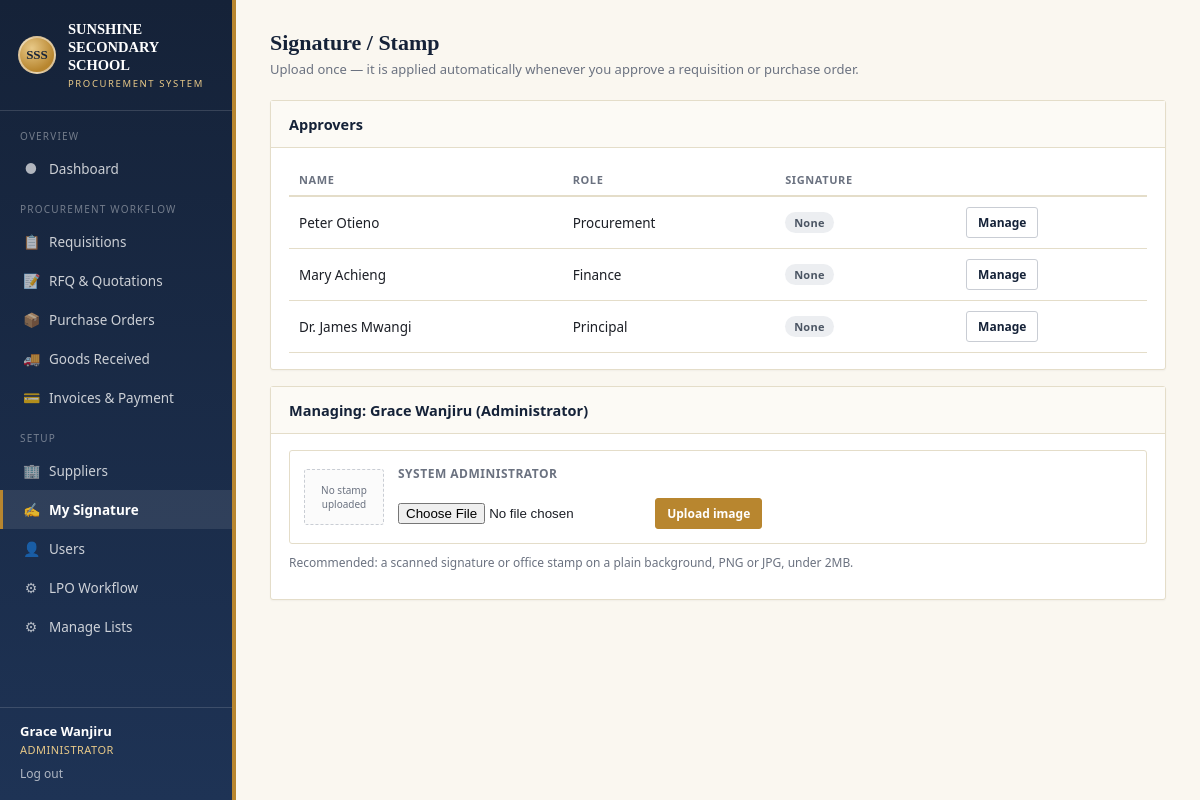
The page /signatories.php (signed in) on the database its author committed.
### tables this page shows
CREATE TABLE IF NOT EXISTS users (
    id              INT UNSIGNED AUTO_INCREMENT PRIMARY KEY,
    name            VARCHAR(150) NOT NULL,
    username        VARCHAR(80)  NOT NULL UNIQUE,
    email           VARCHAR(120) DEFAULT NULL,
    password_hash   VARCHAR(255) NOT NULL,
    role            ENUM('requester','procurement','finance','principal','admin') NOT NULL,
    department      VARCHAR(120) DEFAULT NULL,
    title           VARCHAR(120) DEFAULT NULL,        
    signature_path  VARCHAR(255) DEFAULT NULL,         
    is_active       TINYINT(1) NOT NULL DEFAULT 1,
    created_at      DATETIME NOT NULL DEFAULT CURRENT_TIMESTAMP
);

### includes/functions.php (called while the page is built, shortened)
<?php
function e($str): string
{
    return htmlspecialchars((string)$str, ENT_QUOTES, 'UTF-8');
}
function role_label(string $role): string
{
    return ROLE_LABELS[$role] ?? ucfirst($role);
}

### includes/db.php (called while the page is built, shortened)
<?php
function db(): PDO
{
    static $pdo = null;
    if ($pdo === null) {
        $dsn = 'mysql:host=' . DB_HOST . ';dbname=' . DB_NAME . ';charset=' . DB_CHARSET;
        $pdo = new PDO($dsn, DB_USER, DB_PASS, [
            PDO::ATTR_ERRMODE            => PDO::ERRMODE_EXCEPTION,
            PDO::ATTR_DEFAULT_FETCH_MODE => PDO::FETCH_ASSOC,
            PDO::ATTR_EMULATE_PREPARES   => false,
        ]);
    }
    return $pdo;
}

### includes/auth.php (called while the page is built, shortened)
<?php
require_once __DIR__ . '/db.php';
function current_user(): ?array
{
    static $user = null;
    if ($user === null) {
        $stmt = db()->prepare('SELECT * FROM users WHERE id = ?');
        $stmt->execute([$_SESSION['user_id']]);
        $user = $stmt->fetch() ?: null;
    }
    return $user;
}

### signatories.php (the view, shortened to what this page needs)
<?php
require_once __DIR__ . '/includes/auth.php';
require_once __DIR__ . '/includes/functions.php';
$pdo = db();
$me = current_user();
$targetId = (int)($_GET['user_id'] ?? $me['id']);
$approvers = [];
if ($_SESSION['user_role'] === 'admin') {
    $approvers = $pdo->query("SELECT * FROM users WHERE role IN ('procurement','finance','principal') ORDER BY role")->fetchAll();
}
$target = $pdo->prepare('SELECT * FROM users WHERE id = ?');
$target->execute([$targetId]);
$target = $target->fetch();
$activeNav = 'signatories';
require __DIR__ . '/includes/header.php';
?>
<h1 class="page-title">Signature / Stamp</h1>
<p class="page-sub">Upload once — it is applied automatically whenever you approve a requisition or purchase order.</p>
<?php if ($approvers): ?>
<div class="card">
  <div class="card-header"><span class="htitle">Approvers</span></div>
  <div class="card-body">
    <table class="list">
      <thead><tr><th>Name</th><th>Role</th><th>Signature</th><th></th></tr></thead>
      <tbody>
      <?php foreach ($approvers as $a): ?>
        <tr>
          <td><?= e($a['name']) ?></td>
          <td><?= e(role_label($a['role'])) ?></td>
          <td><?= $a['signature_path'] ? '<span class="badge green">Uploaded</span>' : '<span class="badge gray">None</span>' ?></td>
          <td><a class="btn secondary sm" href="?user_id=<?= (int)$a['id'] ?>">Manage</a></td>
        </tr>
      <?php endforeach; ?>
      </tbody>
    </table>
  </div>
</div>
<?php endif; ?>
<div class="card">
  <div class="card-header"><span class="htitle">Managing: <?= e($target['name']) ?> (<?= e(role_label($target['role'])) ?>)</span></div>
  <div class="card-body">
    <div class="signatory-card">
      <div class="sig-preview">
        <?php if ($target['signature_path']): ?>
          <img src="<?= e($target['signature_path']) ?>" alt="signature">
        <?php else: ?>
          <div class="none">No stamp<br>uploaded</div>
        <?php endif; ?>
      </div>
      <div style="flex:1;min-width:200px;">
        <div style="font-size:12px;text-transform:uppercase;letter-spacing:.5px;color:var(--muted);font-weight:700;"><?= e($target['title'] ?: role_label($target['role'])) ?></div>
        <form method="post" enctype="multipart/form-data" style="margin-top:8px;">
          <input type="file" name="signature" accept="image/png,image/jpeg,image/gif" required>
          <button type="submit" class="btn gold sm" style="margin-top:8px;"><?= $target['signature_path'] ? 'Replace image' : 'Upload image' ?></button>
        </form>
      </div>
    </div>
    <p style="font-size:12px;color:var(--muted);margin-top:10px;">Recommended: a scanned signature or office stamp on a plain background, PNG or JPG, under 2MB.</p>
  </div>
</div>
<?php require __DIR__ . '/includes/footer.php'; ?>

### includes/header.php (shortened to what this page needs)
<?php
require_once __DIR__ . '/functions.php';
$me = current_user();
$role = $_SESSION['user_role'] ?? '';
$activeNav = $activeNav ?? '';
$navGroups = [
    'Overview' => [
        'dashboard' => ['Dashboard', '&#9679;', '/index.php', []],
    ],
    'Procurement Workflow' => [
        'requisitions' => ['Requisitions', '&#128203;', '/requisitions.php', []],
        'rfqs'         => ['RFQ & Quotations', '&#128221;', '/rfqs.php', ['procurement','admin']],
        'lpos'         => ['Purchase Orders', '&#128230;', '/lpos.php', []],
        'grns'         => ['Goods Received', '&#128666;', '/grns.php', ['procurement','admin']],
        'invoices'     => ['Invoices & Payment', '&#128179;', '/invoices.php', ['procurement','finance','admin']],
    ],
    'Setup' => [
        'suppliers'      => ['Suppliers', '&#127970;', '/suppliers.php', ['procurement','admin']],
        'signatories'    => ['My Signature', '&#9997;', '/signatories.php', []],
        'users'          => ['Users', '&#128100;', '/users.php', ['admin']],
        'workflow_config' => ['LPO Workflow', '&#9881;', '/workflow_config.php', ['admin']],
        'admin_manage'   => ['Manage Lists', '&#9881;', '/admin_manage.php', ['admin','procurement']],
    ],
];
?>
<!DOCTYPE html>
<html lang="en">
<head>
<link rel="stylesheet" href="<?= BASE_PATH ?>/assets/css/style.css">
</head>
<body>
<div class="app-shell">
  <aside class="sidebar">
    <div class="sidebar-brand">
      <div class="crest">SSS</div>
      <div>
        <div class="title">SUNSHINE SECONDARY<br>SCHOOL</div>
        <div class="subtitle">Procurement System</div>
      </div>
    </div>
    <nav class="sidebar-nav">
      <?php foreach ($navGroups as $groupLabel => $navItems): ?>
        <?php
          $visibleNavItems = array_filter($navItems, function ($navItem) use ($role) {
              return empty($navItem[3]) || in_array($role, $navItem[3], true);
          });
        ?>
        <div class="group-label"><?= e($groupLabel) ?></div>
        <?php foreach ($visibleNavItems as $navKey => [$navLabel, $navIcon, $navHref, $navRoles]): ?>
          <a href="<?= BASE_PATH . $navHref ?>" class="<?= $activeNav === $navKey ? 'active' : '' ?>">
            <span class="ic"><?= $navIcon ?></span><?= e($navLabel) ?>
          </a>
        <?php endforeach; ?>
      <?php endforeach; ?>
    </nav>
    <div class="sidebar-user">
      <div class="who"><?= e($me['name'] ?? '') ?></div>
      <div class="role"><?= e(role_label($role)) ?></div>
      <a href="<?= BASE_PATH ?>/logout.php">Log out</a>
    </div>
  </aside>
  <div class="content">
    <main>

### rows shown on the page
users: name "Grace Wanjiru", role "Administrator", title "SYSTEM ADMINISTRATOR"
users: name "Peter Otieno", role "Procurement", shows "None"
users: name "Mary Achieng", role "Finance", shows "None"
users: name "Dr. James Mwangi", role "Principal", shows "None"

### other values the page prints
$groupLabel "OVERVIEW"
$navIcon "●"
$navLabel "Dashboard"
$groupLabel "PROCUREMENT WORKFLOW"
$navIcon "📋"
$navLabel "Requisitions"
$navIcon "📝"
$navLabel "RFQ & Quotations"
$navIcon "📦"
$navLabel "Purchase Orders"
$navIcon "🚚"
$navLabel "Goods Received"
$navIcon "💳"
$navLabel "Invoices & Payment"
$groupLabel "SETUP"
